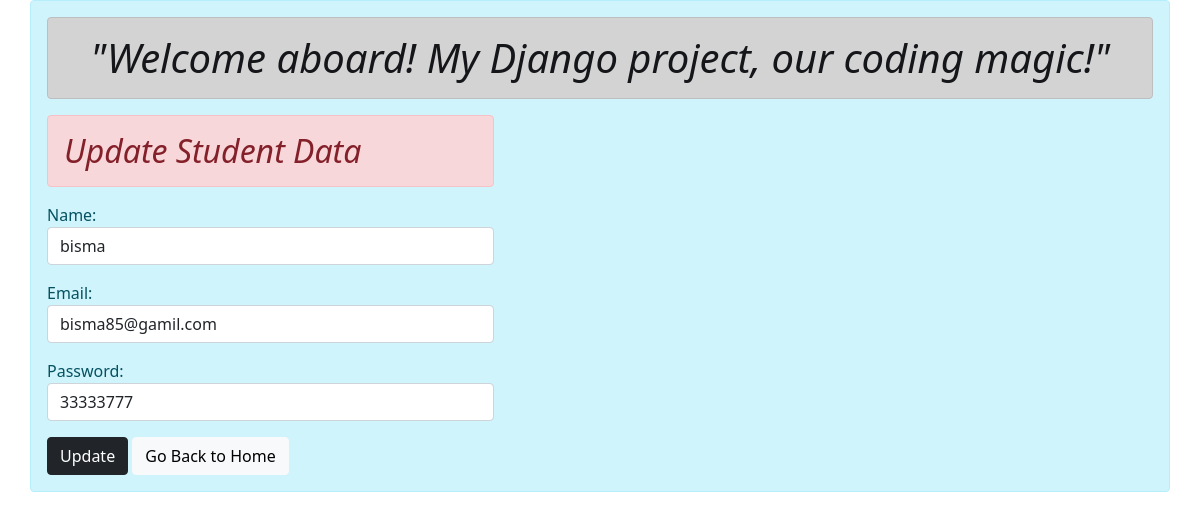
The page /update2/ on the database its author committed.
### app/models.py (models this page shows)
class User(models.Model):
    name = models.CharField(max_length=50)
    email = models.CharField(max_length=50)
    password = models.CharField(max_length=50)

### app/views.py (the view)
# urls.py: path('update<int:id>/',views.update,name='update'),
def update(request, id):
    if request.method == 'POST':
        fm = User.objects.get(pk=id)
        fm = UserForm(request.POST,instance=fm)
        if fm.is_valid():
            fm.save()
            fm = UserForm()
    else:
        fm = User.objects.get(pk=id)
        fm = UserForm(instance=fm)
    return render(request,'update.html',{'forms':fm})

### app/forms.py
class UserForm(forms.ModelForm):
    class Meta:
        model = User
        fields = ['name','email','password']
        widgets = {
            'name':forms.TextInput(attrs={'class':'form-control'}),
            'email':forms.TextInput(attrs={'class':'form-control'}),
            'password':forms.TextInput(attrs={'class':'form-control'}),
        }

### templates/update.html (shortened to what this page needs)
{% extends 'base.html' %}
{% block text %}
<div class="div row">
    <div class="div col-sm-5">
        <h2 class="alert alert-danger"><i>Update Student Data</i></h2>
        <form action="" method="POST">
            {{ forms.as_p }}
            <input type="submit" value="Update" class="btn btn-dark">
            <a href="{% url 'add' %}" class="btn btn-light">Go Back to Home</a>
        </form>
    </div>
</div>
{% endblock text %}

### rows shown on the page
User: name "bisma", email "bisma85@gamil.com", password "33333777"
